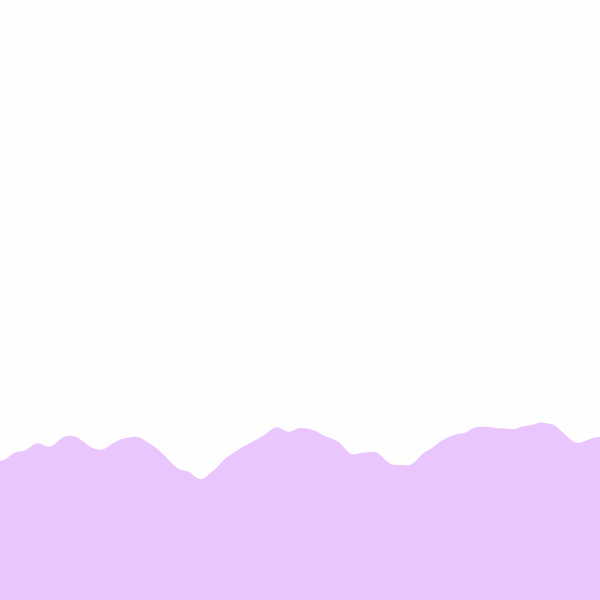
Frame 1 (no input)
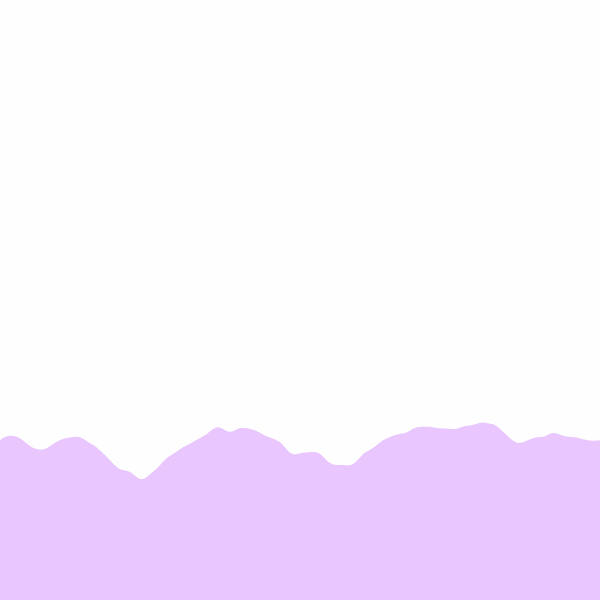
Frame 60 (the mouse pressed at the canvas centre just before this capture)
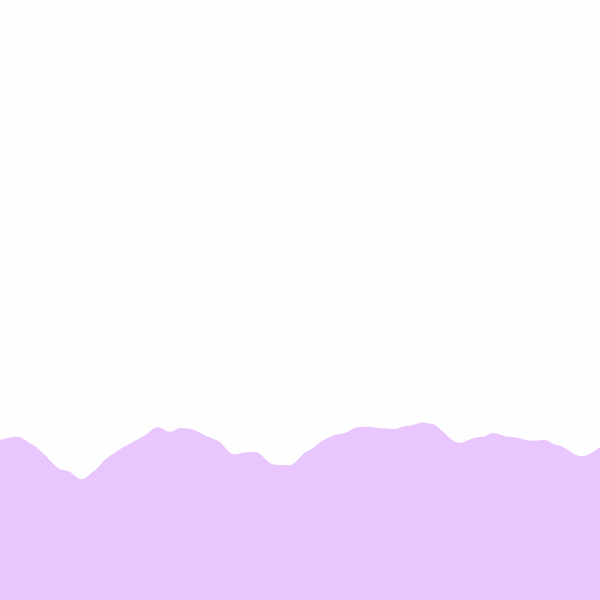
Frame 120 (the mouse held since frame 60 and released just before this capture)

The Processing sketch that drew these frames (run headless with seeded random() and noise(); from frame 60 on, the mouse is pressed at the canvas centre):

// Processing sketch: waves
// ── waves.pde
void setup(){
  size(600,600);
  background(255,171,154);
}
float da=0,dda=0.01;
void draw(){
  background(254);
  noStroke();
  fill(201,116,298,100);
  float offset=da;
  for(float x=0;x<600;x++){
    float y=map(noise(offset),0,1,400,500);
    rect(x,y,1,600-y);
    offset+=0.01;
  }
  if(da>1.2 || da<0){
    dda=-dda;
    da=-da;
  }
  da+=dda;
 
}
